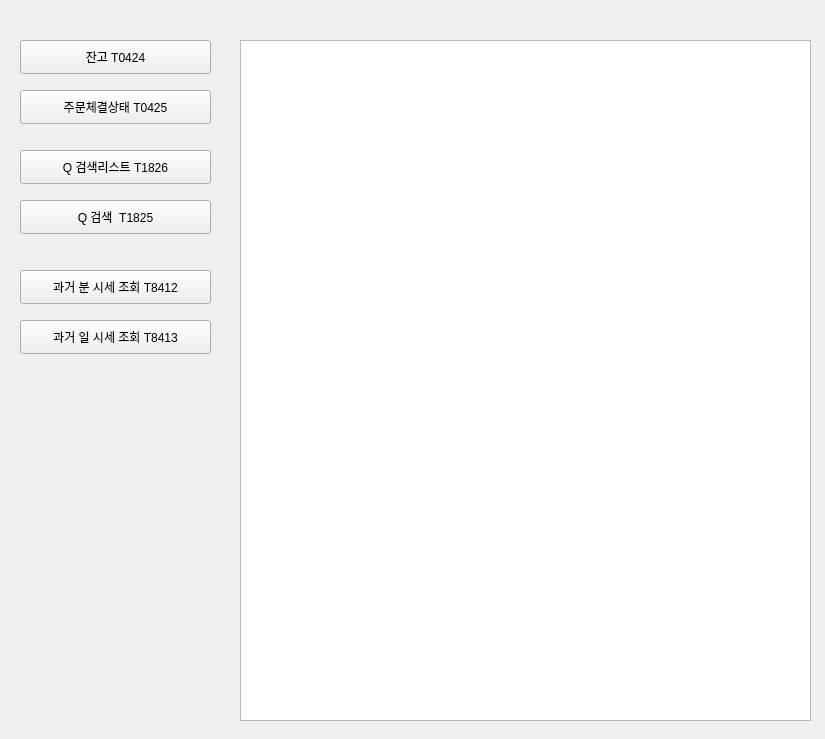
<?xml version="1.0" encoding="UTF-8"?>
<ui version="4.0">
 <class>Form</class>
 <widget class="QWidget" name="Form">
  <property name="geometry">
   <rect>
    <x>0</x>
    <y>0</y>
    <width>825</width>
    <height>739</height>
   </rect>
  </property>
  <property name="windowTitle">
   <string>Form</string>
  </property>
  <widget class="QPushButton" name="pushButton_q_query_1825">
   <property name="geometry">
    <rect>
     <x>20</x>
     <y>200</y>
     <width>191</width>
     <height>34</height>
    </rect>
   </property>
   <property name="text">
    <string>Q 검색  T1825</string>
   </property>
  </widget>
  <widget class="QPushButton" name="pushButton_q_query_1826">
   <property name="geometry">
    <rect>
     <x>20</x>
     <y>150</y>
     <width>191</width>
     <height>34</height>
    </rect>
   </property>
   <property name="text">
    <string>Q 검색리스트 T1826</string>
   </property>
  </widget>
  <widget class="QListWidget" name="listWidget_msg">
   <property name="geometry">
    <rect>
     <x>240</x>
     <y>40</y>
     <width>571</width>
     <height>681</height>
    </rect>
   </property>
  </widget>
  <widget class="QPushButton" name="pushButton_q_query_1827">
   <property name="geometry">
    <rect>
     <x>20</x>
     <y>40</y>
     <width>191</width>
     <height>34</height>
    </rect>
   </property>
   <property name="text">
    <string>잔고 T0424</string>
   </property>
  </widget>
  <widget class="QPushButton" name="pushButton_q_query_1828">
   <property name="geometry">
    <rect>
     <x>20</x>
     <y>90</y>
     <width>191</width>
     <height>34</height>
    </rect>
   </property>
   <property name="text">
    <string>주문체결상태 T0425</string>
   </property>
  </widget>
  <widget class="QPushButton" name="pushButton_q_query_1829">
   <property name="geometry">
    <rect>
     <x>20</x>
     <y>270</y>
     <width>191</width>
     <height>34</height>
    </rect>
   </property>
   <property name="text">
    <string>과거 분 시세 조회 T8412</string>
   </property>
  </widget>
  <widget class="QPushButton" name="pushButton_q_query_1830">
   <property name="geometry">
    <rect>
     <x>20</x>
     <y>320</y>
     <width>191</width>
     <height>34</height>
    </rect>
   </property>
   <property name="text">
    <string>과거 일 시세 조회 T8413</string>
   </property>
  </widget>
 </widget>
 <resources/>
 <connections>
  <connection>
   <sender>pushButton_q_query_1825</sender>
   <signal>pressed()</signal>
   <receiver>Form</receiver>
   <slot>Q_Query_1825()</slot>
   <hints>
    <hint type="sourcelabel">
     <x>170</x>
     <y>220</y>
    </hint>
    <hint type="destinationlabel">
     <x>200</x>
     <y>165</y>
    </hint>
   </hints>
  </connection>
  <connection>
   <sender>pushButton_q_query_1826</sender>
   <signal>pressed()</signal>
   <receiver>Form</receiver>
   <slot>Q_List_1826()</slot>
   <hints>
    <hint type="sourcelabel">
     <x>109</x>
     <y>169</y>
    </hint>
    <hint type="destinationlabel">
     <x>102</x>
     <y>19</y>
    </hint>
   </hints>
  </connection>
  <connection>
   <sender>pushButton_q_query_1827</sender>
   <signal>pressed()</signal>
   <receiver>Form</receiver>
   <slot>Balance_0424()</slot>
   <hints>
    <hint type="sourcelabel">
     <x>147</x>
     <y>53</y>
    </hint>
    <hint type="destinationlabel">
     <x>184</x>
     <y>24</y>
    </hint>
   </hints>
  </connection>
  <connection>
   <sender>pushButton_q_query_1828</sender>
   <signal>pressed()</signal>
   <receiver>Form</receiver>
   <slot>OrderResults_0425()</slot>
   <hints>
    <hint type="sourcelabel">
     <x>197</x>
     <y>107</y>
    </hint>
    <hint type="destinationlabel">
     <x>215</x>
     <y>122</y>
    </hint>
   </hints>
  </connection>
  <connection>
   <sender>pushButton_q_query_1829</sender>
   <signal>clicked()</signal>
   <receiver>Form</receiver>
   <slot>Min_Chart_8412()</slot>
   <hints>
    <hint type="sourcelabel">
     <x>155</x>
     <y>287</y>
    </hint>
    <hint type="destinationlabel">
     <x>223</x>
     <y>289</y>
    </hint>
   </hints>
  </connection>
  <connection>
   <sender>pushButton_q_query_1830</sender>
   <signal>clicked()</signal>
   <receiver>Form</receiver>
   <slot>Day_Chart_8413()</slot>
   <hints>
    <hint type="sourcelabel">
     <x>197</x>
     <y>330</y>
    </hint>
    <hint type="destinationlabel">
     <x>226</x>
     <y>346</y>
    </hint>
   </hints>
  </connection>
 </connections>
 <slots>
  <slot>Q_Query_1825()</slot>
  <slot>Q_List_1826()</slot>
  <slot>Balance_0424()</slot>
  <slot>OrderResults_0425()</slot>
  <slot>Min_Chart_8412()</slot>
  <slot>Day_Chart_8413()</slot>
 </slots>
</ui>
